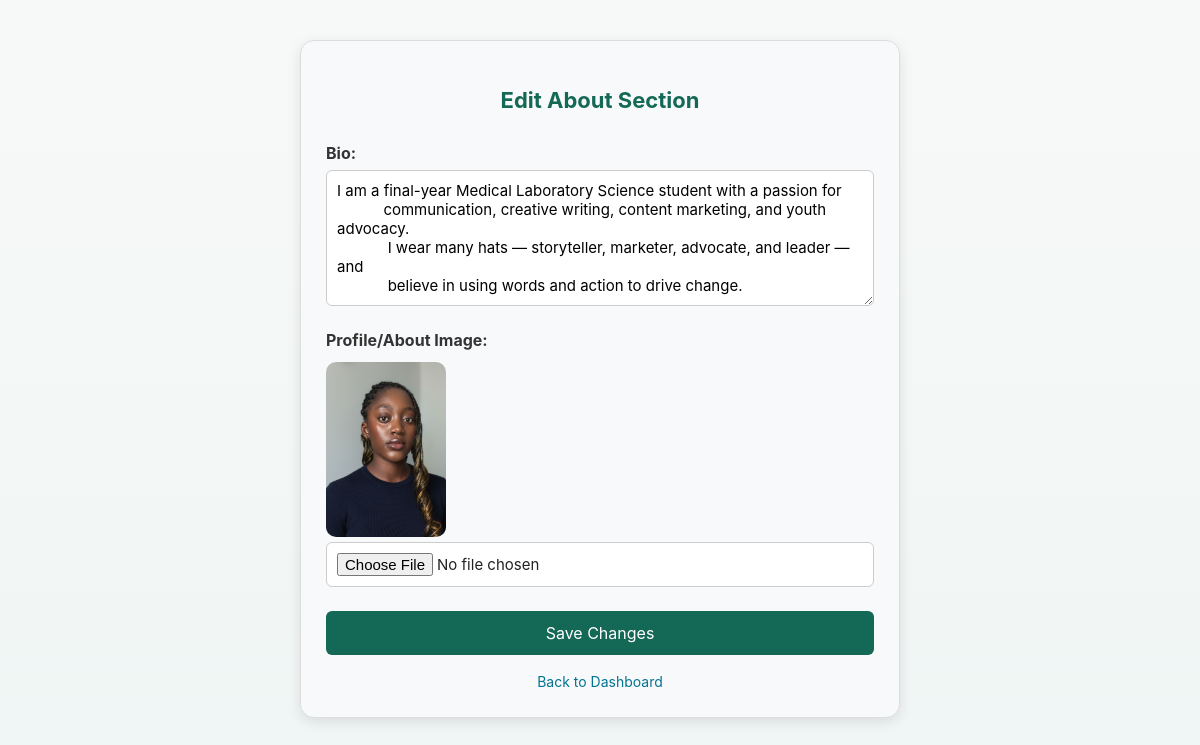
The app's page /admin/about (signed in), older data.
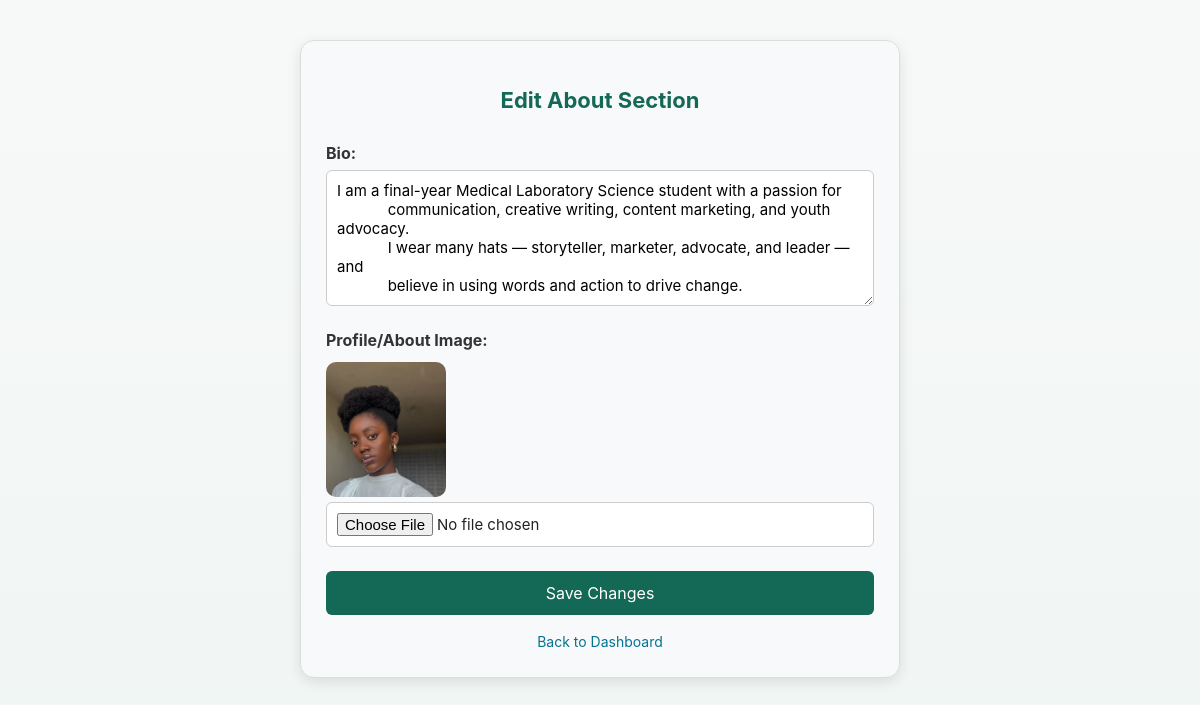
The same page, newer data.
### models.py (models this page shows)
class About(db.Model):
    id = db.Column(db.Integer, primary_key=True)
    bio = db.Column(db.Text, nullable=False)  # narrative-style bio
    profile_image = db.Column(db.String(200), nullable=True)  # optional separate photo

### app.py (the view, shortened to what this page needs)
@app.route('/admin/about', methods=['GET', 'POST'])
@login_required
def admin_about():
    about = About.query.first()
    return render_template('admin/edit_about.html', about=about)

### app.py (called while the page is built)
@login_manager.user_loader
def load_user(user_id):
    return User.query.get(int(user_id))

### templates/admin/edit_about.html (shortened to what this page needs)
<!DOCTYPE html>
<html lang="en">
<head>
    <link rel="stylesheet" href="{{ url_for('static', filename='css/style.css') }}">
       <link rel="stylesheet" href="https://cdnjs.cloudflare.com/ajax/libs/font-awesome/6.5.0/css/all.min.css">
</head>
<body>
<section class="admin-form">
    <h2>Edit About Section</h2>
    <form method="POST" enctype="multipart/form-data">
        <label>Bio:</label>
        <textarea name="bio" rows="6">{{ about.bio }}</textarea>
        <label>Profile/About Image:</label>
        {% if about.profile_image %}
            <img src="{{ url_for('static', filename=about.profile_image) }}" alt="Current Image" class="preview-img">
        {% endif %}
        <input type="file" name="image">
        <button type="submit">Save Changes</button>
    </form>
    <a href="{{ url_for('admin_dashboard') }}">Back to Dashboard</a>
</section>
</body>
</html>

### static/css/style.css (style rules this page uses)
body { margin: 0; font-family: Arial, sans-serif; background: #f9f9f9; color: #333; }
.admin-form { max-width: 600px; margin: 40px auto; padding: 20px; border: 1px solid #ddd; border-radius: 10px; background: #f9f9f9; }
.admin-form h2 { margin-bottom: 20px; color: #146856; text-align: center; }
.admin-form label { display: block; margin-top: 15px; font-weight: bold; }
.admin-form input, .admin-form textarea { width: 100%; padding: 10px; margin-top: 5px; border-radius: 6px; border: 1px solid #ccc; }
.admin-form button { margin-top: 20px; background: #146856; color: white; padding: 12px; border: none; border-radius: 8px; cursor: pointer; width: 100%; }
.preview-img { width: 120px; border-radius: 10px; margin-top: 10px; display: block; }
.admin-form { max-width: 600px; margin: 2rem auto; padding: 20px; background: #f8f9fa; border-radius: 12px; box-shadow: 0 4px 12px rgba(0,0,0,0.1); }
.admin-form h2 { margin-bottom: 1.2rem; color: #146856; text-align: center; }
.admin-form label { display: block; font-weight: bold; margin-top: 1rem; color: #333; }
.admin-form input, .admin-form textarea { width: 100%; padding: 10px; margin-top: 0.3rem; border: 1px solid #ccc; border-radius: 6px; font-size: 15px; background-color: #fff; }
.admin-form textarea { resize: vertical; min-height: 100px; }
.admin-form button { margin-top: 1.2rem; width: 100%; background: #146856; color: #fff; border: none; padding: 12px; font-size: 16px; border-radius: 6px; cursor: pointer; transition: background 0.3s; }
.admin-form a { display: block; margin-top: 1rem; text-align: center; color: #047391; text-decoration: none; }
.admin-form { max-width: 600px; margin: 2rem auto; padding: 25px; background: #f8f9fa; border-radius: 12px; box-shadow: 0 4px 12px rgba(0,0,0,0.1); }
.admin-form h2 { text-align: center; color: #146856; margin-bottom: 1.2rem; }
.admin-form input, .admin-form textarea { width: 100%; padding: 10px; margin-top: 0.3rem; border: 1px solid #ccc; border-radius: 6px; font-size: 15px; }
.admin-form button { margin-top: 1.5rem; width: 100%; background: #146856; color: #fff; border: none; padding: 12px; font-size: 16px; border-radius: 6px; cursor: pointer; transition: background 0.3s ease; }
.admin-form a, .admin-list a { color: #047391; font-size: 14px; text-decoration: none; }
.admin-form { max-width: 600px; margin: 2.5rem auto; padding: 25px; background: #f8f9fa; border-radius: 14px; box-shadow: 0 4px 14px rgba(0, 0, 0, 0.1); }
.admin-form h2 { text-align: center; color: #146856; margin-bottom: 1.5rem; font-size: 22px; }
.admin-form input, .admin-form textarea { width: 100%; padding: 10px; margin-top: 0.3rem; border: 1px solid #ccc; border-radius: 6px; font-size: 15px; background: #fff; }
:root { --bg: #f7f9f8; --card: #ffffff; --accent: #146856; --accent-2: #047391; --muted: #6b6b6b; --glass: rgba(255,255,255,0.75); --radius: 12px; --shadow-soft: 0 6px 18px rgba(4,20,20,0.06); --shadow-strong: 0 10px 30px rgba(4,20,20,0.1); --transition: 350ms cubic-bezier(.2,.9,.3,1); --max-width: 1100px; --nav-height: 68px; --font-sans: "Inter", system-ui, -apple-system, "Segoe UI", Roboto, "Helvetica Neue", Arial; }
* { box-sizing: border-box; -webkit-font-smoothing:antialiased; -moz-osx-font-smoothing:grayscale; }
html,body { height:100%; }
body { margin: 0; font-family: var(--font-sans); background: linear-gradient(180deg, var(--bg) 0%, #f0f6f5 100%); color: #222; line-height: 1.5; -webkit-font-smoothing:antialiased; }
a, button { transition: all var(--transition); will-change: transform, opacity, color, background; }
body { animation: pageEnter 420ms ease both; }
section { padding: 48px 20px; }
input, textarea, select, button { font-family: var(--font-sans); }
input[type="text"], input[type="email"], textarea { padding: 12px; border-radius: 8px; border: 1px solid #e0e6e6; background: #fff; transition: box-shadow var(--transition), border-color var(--transition); }
body::after { content: "CSS Loaded"; display: none; }
section { transition: background 600ms ease, color 600ms ease; }
body { opacity: 0; animation: fadeIn 0.8s ease-in forwards; }
section { animation: fadeSlideUp 1s ease both; padding: 80px 20px; border-bottom: 1px solid rgba(0,0,0,0.05); }

Row changes from the older to the newer data that the page shows:
changed About: profile_image: picture removed, a placeholder shows
